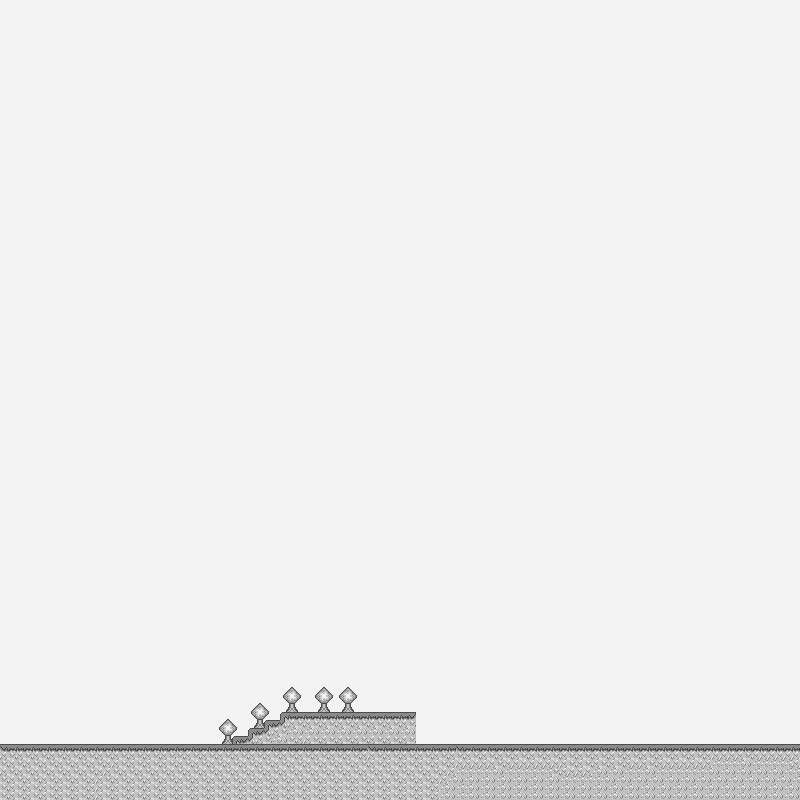

A level layout from a 2D game, rendered from its tile map. Below: a short description, then the map file with tile-grid data replaced by summaries:
An orthogonal 100x100 tile map with 8x8 px tiles, 2 tile layers (Collision, Foreground).

<map version="1.0" orientation="orthogonal" width="100" height="100" tilewidth="8" tileheight="8">
 <tileset firstgid="1" name="gbjam3-game-tile-atlas-1" tilewidth="8" tileheight="8">
  <image source="gbjam3-game-tile-atlas-1.png" width="256" height="256" />
 </tileset>
 <layer name="Collision" width="100" height="100">
  <data>[10000 cells, 10000 non-empty, 24 distinct tile ids]</data>
 </layer>
 <layer name="Foreground" width="100" height="100">
  <data>[10000 cells, 0 non-empty, 0 distinct tile ids]</data>
 </layer>
</map>